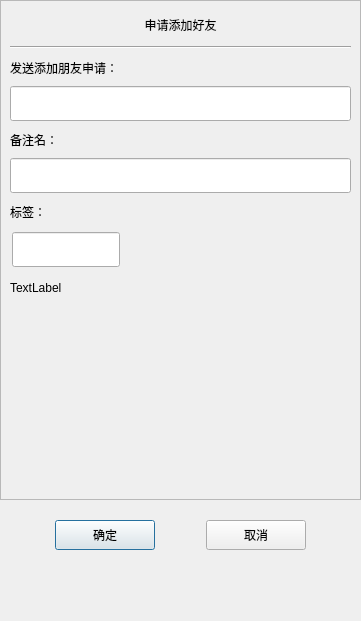
<?xml version="1.0" encoding="UTF-8"?>
<ui version="4.0">
 <class>ApplyFriend</class>
 <widget class="QDialog" name="ApplyFriend">
  <property name="geometry">
   <rect>
    <x>0</x>
    <y>0</y>
    <width>361</width>
    <height>621</height>
   </rect>
  </property>
  <property name="minimumSize">
   <size>
    <width>361</width>
    <height>621</height>
   </size>
  </property>
  <property name="maximumSize">
   <size>
    <width>361</width>
    <height>621</height>
   </size>
  </property>
  <property name="windowTitle">
   <string>Dialog</string>
  </property>
  <layout class="QVBoxLayout" name="verticalLayout">
   <property name="spacing">
    <number>0</number>
   </property>
   <property name="leftMargin">
    <number>0</number>
   </property>
   <property name="topMargin">
    <number>0</number>
   </property>
   <property name="rightMargin">
    <number>0</number>
   </property>
   <property name="bottomMargin">
    <number>0</number>
   </property>
   <item>
    <widget class="QScrollArea" name="scrollArea">
     <property name="minimumSize">
      <size>
       <width>0</width>
       <height>500</height>
      </size>
     </property>
     <property name="widgetResizable">
      <bool>true</bool>
     </property>
     <widget class="QWidget" name="scrollcontent">
      <property name="geometry">
       <rect>
        <x>0</x>
        <y>0</y>
        <width>359</width>
        <height>498</height>
       </rect>
      </property>
      <layout class="QVBoxLayout" name="verticalLayout_2">
       <property name="spacing">
        <number>0</number>
       </property>
       <property name="leftMargin">
        <number>0</number>
       </property>
       <property name="topMargin">
        <number>11</number>
       </property>
       <property name="rightMargin">
        <number>0</number>
       </property>
       <property name="bottomMargin">
        <number>11</number>
       </property>
       <item>
        <widget class="QLabel" name="apply_lb">
         <property name="minimumSize">
          <size>
           <width>0</width>
           <height>25</height>
          </size>
         </property>
         <property name="maximumSize">
          <size>
           <width>16777215</width>
           <height>25</height>
          </size>
         </property>
         <property name="text">
          <string>申请添加好友</string>
         </property>
         <property name="alignment">
          <set>Qt::AlignCenter</set>
         </property>
        </widget>
       </item>
       <item>
        <widget class="QWidget" name="apply_wid" native="true">
         <layout class="QVBoxLayout" name="verticalLayout_3">
          <item>
           <widget class="Line" name="line">
            <property name="orientation">
             <enum>Qt::Horizontal</enum>
            </property>
           </widget>
          </item>
          <item>
           <widget class="QLabel" name="label">
            <property name="minimumSize">
             <size>
              <width>0</width>
              <height>25</height>
             </size>
            </property>
            <property name="maximumSize">
             <size>
              <width>16777215</width>
              <height>25</height>
             </size>
            </property>
            <property name="text">
             <string>发送添加朋友申请：</string>
            </property>
           </widget>
          </item>
          <item>
           <widget class="CustomizeEdit" name="name_ed">
            <property name="minimumSize">
             <size>
              <width>0</width>
              <height>35</height>
             </size>
            </property>
            <property name="maximumSize">
             <size>
              <width>16777215</width>
              <height>35</height>
             </size>
            </property>
           </widget>
          </item>
          <item>
           <widget class="QLabel" name="label_2">
            <property name="minimumSize">
             <size>
              <width>0</width>
              <height>25</height>
             </size>
            </property>
            <property name="maximumSize">
             <size>
              <width>16777215</width>
              <height>25</height>
             </size>
            </property>
            <property name="text">
             <string>备注名：</string>
            </property>
           </widget>
          </item>
          <item>
           <widget class="CustomizeEdit" name="back_ed">
            <property name="minimumSize">
             <size>
              <width>0</width>
              <height>35</height>
             </size>
            </property>
            <property name="maximumSize">
             <size>
              <width>16777215</width>
              <height>35</height>
             </size>
            </property>
           </widget>
          </item>
          <item>
           <widget class="QLabel" name="label_3">
            <property name="minimumSize">
             <size>
              <width>0</width>
              <height>25</height>
             </size>
            </property>
            <property name="maximumSize">
             <size>
              <width>16777215</width>
              <height>25</height>
             </size>
            </property>
            <property name="text">
             <string>标签：</string>
            </property>
           </widget>
          </item>
          <item>
           <widget class="QWidget" name="lb_group_wid" native="true">
            <property name="minimumSize">
             <size>
              <width>0</width>
              <height>50</height>
             </size>
            </property>
            <layout class="QVBoxLayout" name="verticalLayout_4">
             <property name="spacing">
              <number>0</number>
             </property>
             <property name="leftMargin">
              <number>0</number>
             </property>
             <property name="topMargin">
              <number>0</number>
             </property>
             <property name="rightMargin">
              <number>0</number>
             </property>
             <property name="bottomMargin">
              <number>0</number>
             </property>
             <item>
              <widget class="QWidget" name="gridWidget" native="true">
               <property name="minimumSize">
                <size>
                 <width>0</width>
                 <height>40</height>
                </size>
               </property>
               <property name="maximumSize">
                <size>
                 <width>16777215</width>
                 <height>40</height>
                </size>
               </property>
               <widget class="CustomizeEdit" name="lb_ed">
                <property name="geometry">
                 <rect>
                  <x>2</x>
                  <y>2</y>
                  <width>108</width>
                  <height>35</height>
                 </rect>
                </property>
                <property name="maximumSize">
                 <size>
                  <width>16777215</width>
                  <height>35</height>
                 </size>
                </property>
               </widget>
              </widget>
             </item>
             <item>
              <widget class="QWidget" name="input_tip_wid" native="true">
               <property name="minimumSize">
                <size>
                 <width>0</width>
                 <height>35</height>
                </size>
               </property>
               <property name="maximumSize">
                <size>
                 <width>16777215</width>
                 <height>35</height>
                </size>
               </property>
               <layout class="QVBoxLayout" name="verticalLayout_5">
                <property name="spacing">
                 <number>0</number>
                </property>
                <property name="leftMargin">
                 <number>0</number>
                </property>
                <property name="topMargin">
                 <number>0</number>
                </property>
                <property name="rightMargin">
                 <number>0</number>
                </property>
                <property name="bottomMargin">
                 <number>0</number>
                </property>
                <item>
                 <widget class="ClickedOnceLabel" name="tip_lb">
                  <property name="text">
                   <string>TextLabel</string>
                  </property>
                 </widget>
                </item>
               </layout>
              </widget>
             </item>
            </layout>
           </widget>
          </item>
          <item>
           <widget class="QWidget" name="widget" native="true">
            <property name="minimumSize">
             <size>
              <width>0</width>
              <height>60</height>
             </size>
            </property>
            <layout class="QHBoxLayout" name="horizontalLayout_2">
             <property name="spacing">
              <number>7</number>
             </property>
             <property name="leftMargin">
              <number>0</number>
             </property>
             <property name="topMargin">
              <number>0</number>
             </property>
             <property name="rightMargin">
              <number>0</number>
             </property>
             <property name="bottomMargin">
              <number>0</number>
             </property>
             <item>
              <widget class="QWidget" name="lb_list" native="true">
               <property name="minimumSize">
                <size>
                 <width>287</width>
                 <height>50</height>
                </size>
               </property>
               <property name="maximumSize">
                <size>
                 <width>287</width>
                 <height>16777215</height>
                </size>
               </property>
              </widget>
             </item>
             <item>
              <widget class="QWidget" name="more_lb_wid" native="true">
               <property name="minimumSize">
                <size>
                 <width>30</width>
                 <height>0</height>
                </size>
               </property>
               <property name="maximumSize">
                <size>
                 <width>30</width>
                 <height>16777215</height>
                </size>
               </property>
               <layout class="QVBoxLayout" name="verticalLayout_6">
                <item>
                 <spacer name="verticalSpacer_3">
                  <property name="orientation">
                   <enum>Qt::Vertical</enum>
                  </property>
                  <property name="sizeHint" stdset="0">
                   <size>
                    <width>20</width>
                    <height>40</height>
                   </size>
                  </property>
                 </spacer>
                </item>
                <item>
                 <widget class="ClickedOnceLabel" name="more_lb">
                  <property name="minimumSize">
                   <size>
                    <width>25</width>
                    <height>25</height>
                   </size>
                  </property>
                  <property name="maximumSize">
                   <size>
                    <width>25</width>
                    <height>25</height>
                   </size>
                  </property>
                  <property name="text">
                   <string/>
                  </property>
                  <property name="alignment">
                   <set>Qt::AlignCenter</set>
                  </property>
                 </widget>
                </item>
                <item>
                 <spacer name="verticalSpacer_4">
                  <property name="orientation">
                   <enum>Qt::Vertical</enum>
                  </property>
                  <property name="sizeHint" stdset="0">
                   <size>
                    <width>20</width>
                    <height>40</height>
                   </size>
                  </property>
                 </spacer>
                </item>
               </layout>
              </widget>
             </item>
            </layout>
           </widget>
          </item>
         </layout>
        </widget>
       </item>
      </layout>
     </widget>
    </widget>
   </item>
   <item>
    <spacer name="verticalSpacer">
     <property name="orientation">
      <enum>Qt::Vertical</enum>
     </property>
     <property name="sizeType">
      <enum>QSizePolicy::Fixed</enum>
     </property>
     <property name="sizeHint" stdset="0">
      <size>
       <width>20</width>
       <height>10</height>
      </size>
     </property>
    </spacer>
   </item>
   <item>
    <widget class="QWidget" name="apply_sure_wid" native="true">
     <property name="minimumSize">
      <size>
       <width>0</width>
       <height>50</height>
      </size>
     </property>
     <layout class="QHBoxLayout" name="horizontalLayout">
      <item>
       <spacer name="horizontalSpacer_2">
        <property name="orientation">
         <enum>Qt::Horizontal</enum>
        </property>
        <property name="sizeHint" stdset="0">
         <size>
          <width>40</width>
          <height>20</height>
         </size>
        </property>
       </spacer>
      </item>
      <item>
       <widget class="ClickedBtn" name="sure_btn">
        <property name="minimumSize">
         <size>
          <width>100</width>
          <height>30</height>
         </size>
        </property>
        <property name="maximumSize">
         <size>
          <width>100</width>
          <height>30</height>
         </size>
        </property>
        <property name="text">
         <string>确定</string>
        </property>
       </widget>
      </item>
      <item>
       <spacer name="horizontalSpacer">
        <property name="orientation">
         <enum>Qt::Horizontal</enum>
        </property>
        <property name="sizeHint" stdset="0">
         <size>
          <width>42</width>
          <height>20</height>
         </size>
        </property>
       </spacer>
      </item>
      <item>
       <widget class="ClickedBtn" name="cancel_btn">
        <property name="minimumSize">
         <size>
          <width>100</width>
          <height>30</height>
         </size>
        </property>
        <property name="maximumSize">
         <size>
          <width>100</width>
          <height>30</height>
         </size>
        </property>
        <property name="text">
         <string>取消</string>
        </property>
       </widget>
      </item>
      <item>
       <spacer name="horizontalSpacer_3">
        <property name="orientation">
         <enum>Qt::Horizontal</enum>
        </property>
        <property name="sizeHint" stdset="0">
         <size>
          <width>40</width>
          <height>20</height>
         </size>
        </property>
       </spacer>
      </item>
     </layout>
    </widget>
   </item>
   <item>
    <spacer name="verticalSpacer_2">
     <property name="orientation">
      <enum>Qt::Vertical</enum>
     </property>
     <property name="sizeHint" stdset="0">
      <size>
       <width>20</width>
       <height>40</height>
      </size>
     </property>
    </spacer>
   </item>
  </layout>
 </widget>
 <customwidgets>
  <customwidget>
   <class>ClickedBtn</class>
   <extends>QPushButton</extends>
   <header location="global">clickedbtn.h</header>
  </customwidget>
  <customwidget>
   <class>CustomizeEdit</class>
   <extends>QLineEdit</extends>
   <header>customizeedit.h</header>
  </customwidget>
  <customwidget>
   <class>ClickedOnceLabel</class>
   <extends>QLabel</extends>
   <header location="global">clickedoncelabel.h</header>
  </customwidget>
 </customwidgets>
 <resources/>
 <connections/>
</ui>
